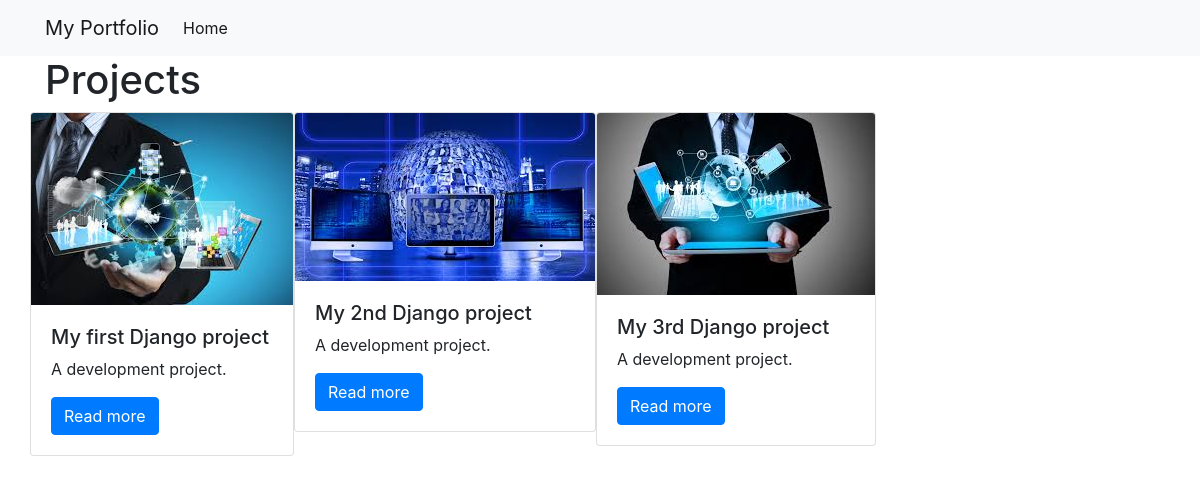
/projects/, run on the app's committed database.
### projects/models.py (models this page shows)
class Project(models.Model):
    title = models.CharField(max_length=100)
    description = models.TextField()
    technology = models.CharField(max_length=20)
    image = models.FilePathField(path='/img')

### projects/views.py (the view)
# urls.py: path('', views.project_index, name='project_index'),
def project_index(request):
    projects = Project.objects.all()
    context ={
        'projects': projects
    }
    return render(request, 'project_index.html', context)

### projects/templates/project_index.html
{% extends "base.html" %}
{% load static %}
{% block page_content %}
    <h1>Projects</h1>
    <div class="row">
    {% for project in projects %}
           <div class="col-md4">
    <div class="card mb-2">
        <img class="card-img-top" src="{% static project.image %}">
    <div class="card-body">
        <h5 class=""card-title>{{ project.title }}</h5>
        <p class="card-text">{{ project.description }}</p>
        <a href="{% url 'project_detail' project.pk %}" class="btn btn-primary">
            Read more
        </a>
    </div>
    </div>
    </div>
    {% endfor %}
    </div>
{% endblock %}

### templates/base.html (shortened to what this page needs)
<link rel="stylesheet" href="https://stackpath.bootstrapcdn.com/bootstrap/4.1.3/css/bootstrap.min.css">
<nav class="navbar navbar-expand-lg navbar-light bg-light">
    <div class="container">
        <a class="navbar-brand" href="{% url 'project_index' %}">My Portfolio</a>
        <div class="collapse navbar-collapse" id="navbarSupportedContent">
          <ul class="navbar-nav mr-auto">
            <li class="nav-item active">
              <a class="nav-link" href="{% url 'project_index' %}">Home</a>
            </li>
          </ul>
        </div>
    </div>
</nav>
<div class="container">
    {% block page_content %}{% endblock %}
</div>

### data on the page
Project: image (picture), title "My first Django project", description "A development project."
Project: image (picture), title "My 2nd Django project", description "A development project."
Project: image (picture), title "My 3rd Django project", description "A development project."
